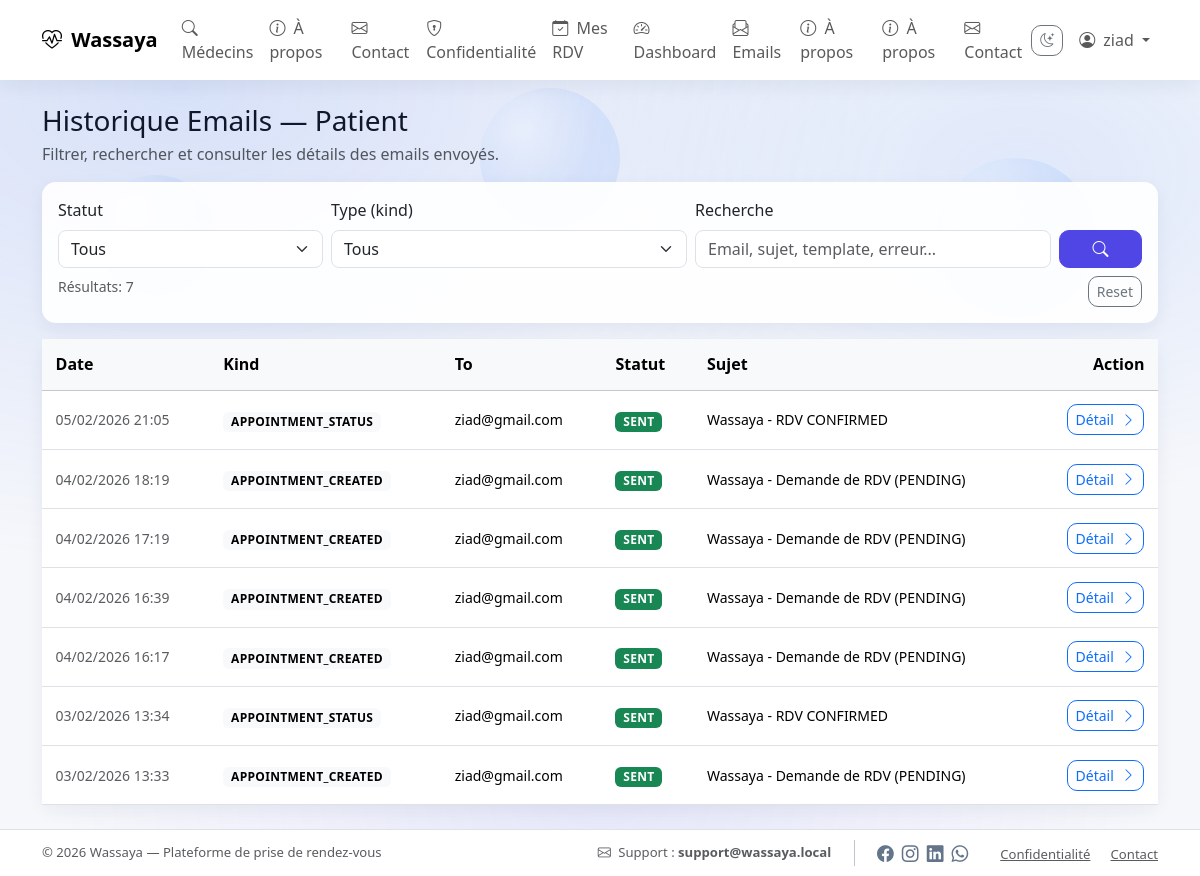
The app's page /patient/emails/ (signed in) with its own data.
### wassaya_users/models.py (models this page shows, shortened)
class User(AbstractUser):
    class Role(models.TextChoices):
        ADMIN = "ADMIN", "Admin"
        DOCTOR = "DOCTOR", "Doctor"
        PATIENT = "PATIENT", "Patient"
    role = models.CharField(
        max_length=20,
        choices=Role.choices,
        default=Role.PATIENT,
    )

### wassaya_rdv/models.py (models this page shows, shortened)
class EmailLog(models.Model):
    class Status(models.TextChoices):
        SENT = "SENT", "Sent"
        FAILED = "FAILED", "Failed"
    class Kind(models.TextChoices):
        PATIENT_CREATED = "PATIENT_CREATED", "Patient - RDV created (PENDING)"
        PATIENT_STATUS = "PATIENT_STATUS", "Patient - RDV status changed"
        PATIENT_CANCELLED = "PATIENT_CANCELLED", "Patient - RDV cancelled"
        DOCTOR_NEW_REQUEST = "DOCTOR_NEW_REQUEST", "Doctor - new RDV request"
        OTHER = "OTHER", "Other"
    created_at = models.DateTimeField(auto_now_add=True)
    appointment_id = models.IntegerField(null=True, blank=True, db_index=True)
    kind = models.CharField(max_length=40, choices=Kind.choices, default=Kind.OTHER)
    to_email = models.EmailField(max_length=254)
    subject = models.CharField(max_length=255)
    status = models.CharField(max_length=10, choices=Status.choices, default=Status.SENT)
    error_message = models.TextField(blank=True, default="")
    template = models.CharField(max_length=200, blank=True, default="")
    has_ics = models.BooleanField(default=False)

### webui/views.py (the view, shortened to what this page needs)
# urls.py: path("patient/emails/", views.patient_email_logs, name="patient_email_logs"),
@login_required
def patient_email_logs(request):
    if request.user.role != "PATIENT" and not request.user.is_staff:
        return redirect("home_page")
    status = (request.GET.get("status") or "").strip()
    kind = (request.GET.get("kind") or "").strip()
    q = (request.GET.get("q") or "").strip()
    page = request.GET.get("page")
    qs = EmailLog.objects.all().order_by("-created_at")
    if not request.user.is_staff:
        patient_profile, _ = PatientProfile.objects.get_or_create(user=request.user)
        patient_appt_ids = Appointment.objects.filter(patient=patient_profile).values_list("id", flat=True)
        qs = qs.filter(appointment_id__in=list(patient_appt_ids))
    if status:
        qs = qs.filter(status=status)
    if kind:
        qs = qs.filter(kind=kind)
    page_obj = Paginator(qs, 12).get_page(page)
    return render(request, "webui/email_logs_list.html", {
        "page_obj": page_obj,
        "logs": page_obj.object_list,
        "role_label": "Patient",
        "filters": {"status": status, "kind": kind, "q": q},
        "kinds": EmailLog.Kind.choices,
        "statuses": EmailLog.Status.choices,
    })

### webui/templates/webui/email_logs_list.html (shortened to what this page needs)
{% extends "webui/base.html" %}
{% block content %}
<div class="d-flex justify-content-between align-items-start flex-wrap gap-2 mb-3">
  <div>
    <h3 class="mb-1">Historique Emails — {{ role_label }}</h3>
    <div class="text-muted">Filtrer, rechercher et consulter les détails des emails envoyés.</div>
  </div>
</div>
<form method="get" class="card mb-3">
  <div class="card-body">
    <div class="row g-2 align-items-end">
      <div class="col-12 col-md-3">
        <label class="form-label">Statut</label>
        <select name="status" class="form-select">
          <option value="">Tous</option>
        </select>
      </div>
      <div class="col-12 col-md-4">
        <label class="form-label">Type (kind)</label>
        <select name="kind" class="form-select">
          <option value="">Tous</option>
        </select>
      </div>
      <div class="col-12 col-md-4">
        <label class="form-label">Recherche</label>
        <input
          class="form-control"
          name="q"
          value="{{ filters.q|default:'' }}"
          placeholder="Email, sujet, template, erreur..."
        />
      </div>
      <div class="col-12 col-md-1 d-grid">
        <button class="btn btn-primary" type="submit" title="Rechercher">
          <i class="bi bi-search"></i>
        </button>
      </div>
      <div class="col-12 d-flex justify-content-between mt-2">
        <div class="text-muted small">Résultats: {{ page_obj.paginator.count }}</div>
        <a class="btn btn-outline-secondary btn-sm" href="?">Reset</a>
      </div>
    </div>
  </div>
</form>
<div class="card">
  <div class="card-body p-0">
    <div class="table-responsive">
      <table class="table align-middle mb-0">
        <thead class="table-light">
          <tr>
            <th>Date</th>
            <th>Kind</th>
            <th>To</th>
            <th>Statut</th>
            <th>Sujet</th>
            <th class="text-end">Action</th>
          </tr>
        </thead>
        <tbody>
          {% for log in logs %}
            <tr>
              <td class="text-muted small">{{ log.created_at|date:"d/m/Y H:i" }}</td>
              <td>
                <span class="badge text-bg-light">{{ log.kind }}</span>
              </td>
              <td class="small">{{ log.to_email }}</td>
              <td>
                {% if log.status == "SENT" %}
                  <span class="badge text-bg-success">SENT</span>
                {% else %}
                  <span class="badge text-bg-danger">FAILED</span>
                {% endif %}
              </td>
              <td class="small">{{ log.subject }}</td>
              <td class="text-end">
                <a class="btn btn-outline-primary btn-sm" href="{% url 'email_log_detail' log.id %}">
                  Détail <i class="bi bi-chevron-right ms-1"></i>
                </a>
              </td>
            </tr>
          {% empty %}
            <tr>
              <td colspan="6" class="text-center text-muted p-4">Aucun email trouvé.</td>
            </tr>
          {% endfor %}
        </tbody>
      </table>
    </div>
  </div>
</div>
{% endblock %}

### webui/templates/webui/base.html (shortened to what this page needs)
{% load static %}
<!doctype html>
<html lang="fr" data-theme="light">
<head>
  <link href="https://cdn.jsdelivr.net/npm/bootstrap@5.3.3/dist/css/bootstrap.min.css" rel="stylesheet">
  <link href="https://cdn.jsdelivr.net/npm/bootstrap-icons@1.11.3/font/bootstrap-icons.min.css" rel="stylesheet">
  <link rel="stylesheet" href="{% static 'webui/css/app.css' %}">
</head>
<body class="d-flex flex-column min-vh-100">
<div class="bg-bubbles" aria-hidden="true">
  <span class="bubble" style="--s: 140px; --x: 40%; --y: 10%; --dx: 30px;  --dy: 40px; --d: 16s;"></span>
</div>
<nav class="navbar navbar-expand-lg bg-white sticky-top">
  <div class="container">
    <a class="navbar-brand fw-semibold" href="{% url 'home_page' %}">
      <i class="bi bi-heart-pulse me-1"></i> Wassaya
    </a>
    <div class="collapse navbar-collapse" id="navMain">
      <ul class="navbar-nav me-auto">
        <li class="nav-item">
          <a class="nav-link" href="{% url 'doctor_list' %}">
            <i class="bi bi-search me-1"></i> Médecins
          </a>
        </li>
        <li class="nav-item">
            <a class="nav-link" href="{% url 'about_page' %}">
              <i class="bi bi-info-circle me-1"></i> À propos
            </a>
          </li>
          <li class="nav-item">
            <a class="nav-link" href="{% url 'contact_page' %}">
              <i class="bi bi-envelope me-1"></i> Contact
            </a>
          </li>
          <li class="nav-item">
            <a class="nav-link" href="{% url 'privacy_page' %}">
              <i class="bi bi-shield-lock me-1"></i> Confidentialité
            </a>
          </li>
        {% if request.user.is_authenticated and request.user.role == "PATIENT" %}
          <li class="nav-item">
            <a class="nav-link" href="{% url 'patient_rdvs' %}">
              <i class="bi bi-calendar-check me-1"></i> Mes RDV
            </a>
          </li>
          <li class="nav-item">
            <a class="nav-link" href="{% url 'patient_dashboard' %}">
              <i class="bi bi-speedometer2 me-1"></i> Dashboard
            </a>
          </li>
          <li class="nav-item">
            <a class="nav-link" href="{% url 'patient_email_logs' %}">
              <i class="bi bi-envelope-paper me-1"></i> Emails
            </a>
          </li>
          <li class="nav-item">
              <a class="nav-link" href="{% url 'about_page' %}">
                <i class="bi bi-info-circle me-1"></i> À propos
              </a>
          </li>
          <li class="nav-item">
            <a class="nav-link" href="{% url 'about_page' %}">
              <i class="bi bi-info-circle me-1"></i> À propos
            </a>
          </li>
          <li class="nav-item">
            <a class="nav-link" href="{% url 'contact_page' %}">
              <i class="bi bi-envelope me-1"></i> Contact
            </a>
          </li>
        {% endif %}
      </ul>
      <ul class="navbar-nav ms-auto align-items-center">
        <li class="nav-item me-2">
          <button class="btn btn-outline-secondary btn-sm" id="themeToggle" type="button" title="Mode sombre">
          </button>
        </li>
        {% if request.user.is_authenticated %}
          <li class="nav-item dropdown">
            <a class="nav-link dropdown-toggle" href="#" role="button" data-bs-toggle="dropdown">
              <i class="bi bi-person-circle me-1"></i> {{ request.user.username }}
            </a>
          </li>
        {% endif %}
      </ul>
    </div>
  </div>
</nav>
<main class="container py-4 flex-grow-1">
  {% block content %}{% endblock %}
</main>
<footer class="py-4 border-top bg-white mt-auto footer-compact">
  <div class="container d-flex flex-column flex-md-row align-items-center justify-content-between gap-2">
    <div class="text-muted small">
      © {% now "Y" %} Wassaya — Plateforme de prise de rendez-vous
    </div>
    <div class="d-flex align-items-center gap-3 flex-wrap justify-content-center">
      <div class="text-muted small">
        <i class="bi bi-envelope me-1"></i> Support :
        <span class="fw-semibold">support@wassaya.local</span>
      </div>
      <div class="d-flex align-items-center gap-2">
        <a class="social" href="#" target="_blank" rel="noopener" aria-label="Facebook" title="Facebook">
          <i class="bi bi-facebook"></i>
        </a>
        <a class="social" href="#" target="_blank" rel="noopener" aria-label="Instagram" title="Instagram">
          <i class="bi bi-instagram"></i>
        </a>
        <a class="social" href="#" target="_blank" rel="noopener" aria-label="LinkedIn" title="LinkedIn">
          <i class="bi bi-linkedin"></i>
        </a>
        <a class="social" href="#" target="_blank" rel="noopener" aria-label="WhatsApp" title="WhatsApp">
          <i class="bi bi-whatsapp"></i>
        </a>
      </div>
      <div class="footer-links ms-3">
        <a class="text-muted small me-3" href="{% url 'privacy_page' %}">Confidentialité</a>
        <a class="text-muted small" href="{% url 'contact_page' %}">Contact</a>
      </div>
    </div>
  </div>
</footer>
</body>
</html>

### webui/static/webui/css/app.css (style rules this page uses)
html, body { height: 100%; }
body { font-family: system-ui, -apple-system, Segoe UI, Roboto, Arial, sans-serif; }
.card { border-radius: 14px; }
.table td, .table th { white-space: nowrap; }
.badge { font-weight: 600; letter-spacing: .3px; }
.btn { border-radius: 10px; }
.btn-primary { background-color: #4F46E5; border-color: #4F46E5; }
.form-control, .form-select { border-radius: 8px; }
footer.footer-compact { padding-top: .65rem !important; padding-bottom: .65rem !important; }
footer.footer-compact .small { font-size: .82rem !important; }
footer.footer-compact .footer-links { margin-left: 12px; }
footer.footer-compact a.social i { font-size: 1.05rem !important; }
footer.footer-compact .container { gap: .5rem !important; }

### webui/templates/webui/base.html (style rules this page uses)
:root { --bg: #f6f7fb; --text: #0f172a; --muted: #64748b; --card: rgba(255,255,255,.92); --border: rgba(2,6,23,.10); --shadow: 0 6px 18px rgba(18, 38, 63, .06); --link: #0d6efd; }
body { background: var(--bg); color: var(--text); position: relative; overflow-x: hidden; }
.card { border: 0; box-shadow: var(--shadow); border-radius: 14px; background: var(--card); }
.navbar { box-shadow: var(--shadow); }
.table > :not(caption) > * > * { padding: .85rem .85rem; }
.btn { border-radius: 10px; }
.bg-bubbles { position: fixed; inset: 0; z-index: -1; pointer-events: none; overflow: hidden; background: radial-gradient(1200px 800px at 15% 10%, rgba(37,99,235,.15), transparent 60%), radial-gradient(900px 600px at 85% 20%, rgba(59,130,246,.12), transparent 55%), radial-gradient(900px 700px at 50% 90%, rgba(99,102,241,.10), transparent 60%); }
.bubble { position: absolute; width: var(--s); height: var(--s); border-radius: 999px; left: var(--x); top: var(--y); background: radial-gradient(circle at 30% 30%, rgba(255,255,255,.55), rgba(255,255,255,0) 55%), rgba(59,130,246,.14); filter: blur(.2px); opacity: .75; animation: floaty var(--d) ease-in-out infinite; }
footer a.social { color: var(--muted); transition: transform .15s ease, color .15s ease; display: inline-flex; align-items: center; justify-content: center; text-decoration: none; }

### records on screen
User: user.username "ziad", role "Patient"
EmailLog: created_at "05/02/2026 21:05", kind "APPOINTMENT_STATUS", to_email "ziad@gmail.com", status "SENT", subject "Wassaya - RDV CONFIRMED"
EmailLog: created_at "04/02/2026 18:19", kind "APPOINTMENT_CREATED", to_email "ziad@gmail.com", status "SENT", subject "Wassaya - Demande de RDV (PENDING)"
EmailLog: created_at "04/02/2026 17:19", kind "APPOINTMENT_CREATED", to_email "ziad@gmail.com", status "SENT", subject "Wassaya - Demande de RDV (PENDING)"
EmailLog: created_at "04/02/2026 16:39", kind "APPOINTMENT_CREATED", to_email "ziad@gmail.com", status "SENT", subject "Wassaya - Demande de RDV (PENDING)"
EmailLog: created_at "04/02/2026 16:17", kind "APPOINTMENT_CREATED", to_email "ziad@gmail.com", status "SENT", subject "Wassaya - Demande de RDV (PENDING)"
EmailLog: created_at "03/02/2026 13:34", kind "APPOINTMENT_STATUS", to_email "ziad@gmail.com", status "SENT", subject "Wassaya - RDV CONFIRMED"
EmailLog: created_at "03/02/2026 13:33", kind "APPOINTMENT_CREATED", to_email "ziad@gmail.com", status "SENT", subject "Wassaya - Demande de RDV (PENDING)"

### other values on screen
{{ page_obj.paginator.count }} "7"
